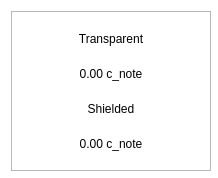
<?xml version="1.0" encoding="UTF-8"?>
<ui version="4.0">
 <class>BalanceBubble</class>
 <widget class="QWidget" name="BalanceBubble">
  <property name="geometry">
   <rect>
    <x>0</x>
    <y>0</y>
    <width>218</width>
    <height>178</height>
   </rect>
  </property>
  <property name="minimumSize">
   <size>
    <width>218</width>
    <height>178</height>
   </size>
  </property>
  <property name="maximumSize">
   <size>
    <width>250</width>
    <height>178</height>
   </size>
  </property>
  <property name="windowTitle">
   <string>Form</string>
  </property>
  <property name="styleSheet">
   <string notr="true">#BalanceBubble{
background-color:transparent
}</string>
  </property>
  <layout class="QVBoxLayout" name="verticalLayout_2">
   <property name="spacing">
    <number>0</number>
   </property>
   <item>
    <widget class="QFrame" name="frame">
     <property name="minimumSize">
      <size>
       <width>200</width>
       <height>160</height>
      </size>
     </property>
     <property name="maximumSize">
      <size>
       <width>250</width>
       <height>160</height>
      </size>
     </property>
     <property name="styleSheet">
      <string notr="true"/>
     </property>
     <property name="frameShape">
      <enum>QFrame::StyledPanel</enum>
     </property>
     <property name="frameShadow">
      <enum>QFrame::Raised</enum>
     </property>
     <property name="lineWidth">
      <number>10</number>
     </property>
     <layout class="QVBoxLayout" name="verticalLayout">
      <property name="spacing">
       <number>0</number>
      </property>
      <item>
       <layout class="QHBoxLayout" name="horizontalLayout">
        <item>
         <widget class="QLabel" name="lblFirst">
          <property name="styleSheet">
           <string notr="true"/>
          </property>
          <property name="text">
           <string>Transparent</string>
          </property>
          <property name="alignment">
           <set>Qt::AlignCenter</set>
          </property>
         </widget>
        </item>
       </layout>
      </item>
      <item>
       <widget class="QLabel" name="textTransparent">
        <property name="styleSheet">
         <string notr="true"/>
        </property>
        <property name="text">
         <string>0.00 c_note</string>
        </property>
        <property name="alignment">
         <set>Qt::AlignCenter</set>
        </property>
       </widget>
      </item>
      <item>
       <widget class="QLabel" name="lblSecond">
        <property name="styleSheet">
         <string notr="true"/>
        </property>
        <property name="text">
         <string>Shielded</string>
        </property>
        <property name="alignment">
         <set>Qt::AlignCenter</set>
        </property>
       </widget>
      </item>
      <item>
       <widget class="QLabel" name="textShielded">
        <property name="styleSheet">
         <string notr="true"/>
        </property>
        <property name="text">
         <string>0.00 c_note</string>
        </property>
        <property name="alignment">
         <set>Qt::AlignCenter</set>
        </property>
       </widget>
      </item>
     </layout>
    </widget>
   </item>
  </layout>
 </widget>
 <resources/>
 <connections/>
</ui>
